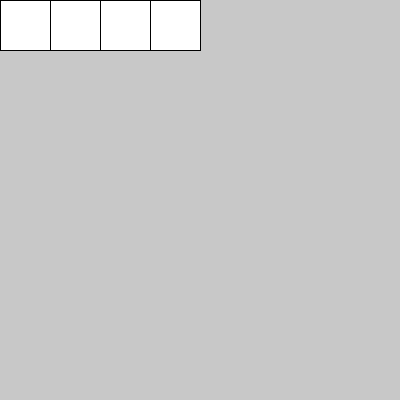
Frame 1 (no input)
Frame 60 (the mouse pressed at the canvas centre just before this capture): identical to frame 1, image omitted
Frame 120 (the mouse held since frame 60 and released just before this capture): identical to frame 1, image omitted

The Processing sketch that drew this single still picture (run headless with seeded random() and noise(); from frame 60 on, the mouse is pressed at the canvas centre):

// Processing sketch: rotate_translate_for_01
// ── rotate_translate_for_01.pde
int tam = 50;

void setup(){
  size(400,400);
  textSize(20);
}

void draw(){
  background(200);
  
  // i=0 -> 0,0 -> 0,0
  // i=1 -> 50,0 -> 50,0
  // i=2 -> 100,0 -> 100,0
  // i=3 -> 150,0 -> 150,0
  for(int i = 0; i < 4; i++){
    pushMatrix();
    translate(i*tam, 0);
    rect(0,0, tam, tam);
    popMatrix();
  }
}

void mouseClicked(){
}
